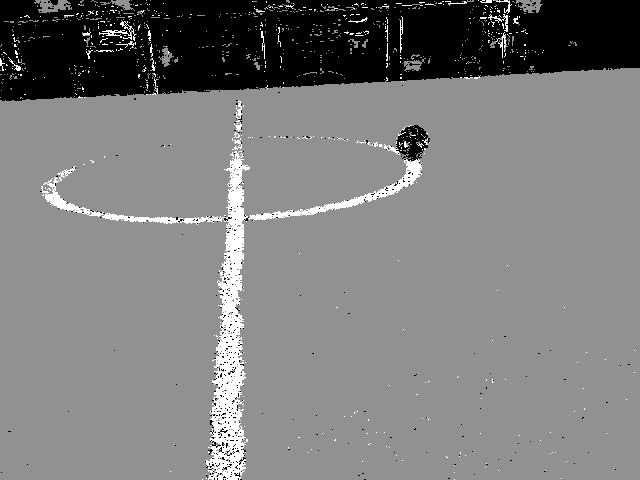
#> input picture OpenCV/FitEllipses/img/Image6.yuv.TH.png, 640 x 480 px
$ python recFieldBorder.py   (Python 2 division)
#> lines starting #> are read from the running program, lines starting #| are printed output that depends on the picture
import cv2
import numpy as np
import random
import time
import sys
import os

def recFieldBorder(img, img_TH):
	# Define the const
	COLOR_GREEN = 4
	WHITE = 130
	g_c_process_image_width = 640
	g_c_process_image_height = 320
	FIRST_LINE_GREEN_NUM = 200
	WHITE_GREEN_NUM = 290
	Median = 20

	# Traverse the first line and count the white or green pixels
	first_line_white = 0
	first_line_green = 0
	for i in range(0, g_c_process_image_width):
		if img_TH[0,i,0] == COLOR_GREEN:
			first_line_green += 1
#		elif yuvimg[0,i] > WHITE:
#			first_line_white += 1

	# If green pixels are more than set value or in other condition, set the first line as field border
	FieldBorder = [0] * g_c_process_image_width
	if (first_line_green > FIRST_LINE_GREEN_NUM or (first_line_green+first_line_white>WHITE_GREEN_NUM and float(first_line_green)/first_line_white > 1) ):
		for i in range(0, g_c_process_image_width):
			FieldBorder[i] = 0
#			return FieldBorder

	# If there are 4 consecutive pixels in height are green, set the first pixel as field border
	for i in range(0, g_c_process_image_width):
		for j in range(0, g_c_process_image_height - 3):
			if (img_TH[j,i,0] == COLOR_GREEN and img_TH[j+1,i,0] == COLOR_GREEN and img_TH[j+2,i,0]== COLOR_GREEN and img_TH[j+3,i,0] == COLOR_GREEN):
				FieldBorder[i] = j
				break
			# If can't find green pixles, then set the third lowest line as field border
			FieldBorder[i] = g_c_process_image_height - 3

	# Median filter
	MedianFilter = [0] * (Median * 2 + 1)
	for i in range(Median, g_c_process_image_width - Median - 1):
		for j in range(0,Median * 2 + 1):
			MedianFilter[j] = FieldBorder[i - Median + j]
		for n in range(0, Median * 2):
			for m in range(0, Median *2 - n):
				if MedianFilter[m] > MedianFilter[m+1]:
					MedianFilter[m], MedianFilter[m+1] = MedianFilter[m+1], MedianFilter[m]
		FieldBorder[i] = MedianFilter[Median]

	# Print the result
	print FieldBorder
	for i in range(0,g_c_process_image_width):
		for j in range(0,FieldBorder[i]):
			img[j,i] = 0
	cv2.namedWindow('Image')
	cv2.imshow('Image', img)
	cv2.waitKey(0)


Image_TH = cv2.imread('./img/Image6.yuv.TH.png')
#> Image_TH is the input picture: shape (480, 640, 3); min 0, max 7, mean 3.43
Image = cv2.imread('./img/Image6.yuv.rgb.jpg')
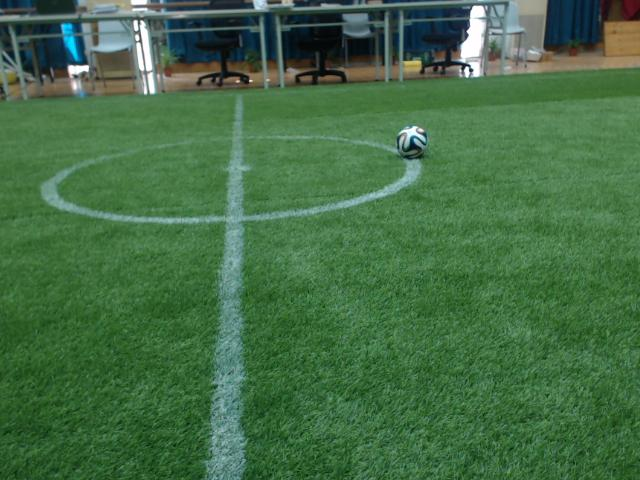
#> input picture OpenCV/FitEllipses/img/Image6.yuv.rgb.jpg, 640 x 480 px
#> Image is the input picture: shape (480, 640, 3); mean B, G, R 69.8, 109.3, 67.8
recFieldBorder(Image, Image_TH)
#> after the loop in recFieldBorder, `for i in range(0, g_c_process_image_width):`: first_line_green = 83
#> after the loop in recFieldBorder, `for i in range(0,g_c_process_image_width):`:
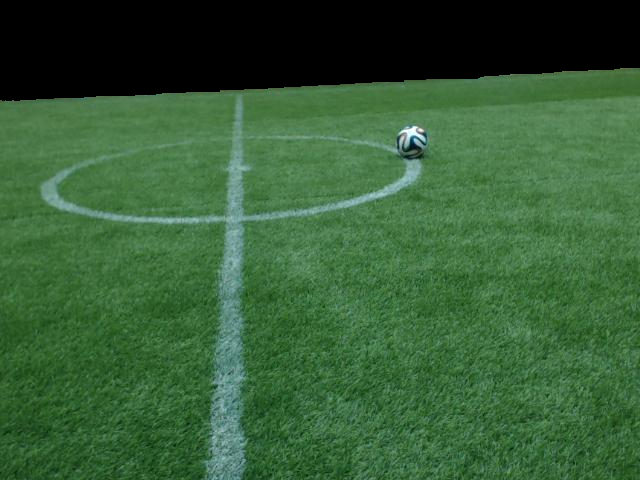
#> img: shape (480, 640, 3); mean B, G, R 54.5, 93.5, 53.9
